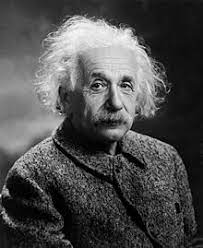
#> input picture Görüntü işleme/deneme.jpeg, 203 x 248 px
$ python 'Görüntü İşleme Ödev.py'
#> lines starting #> are read from the running program, lines starting #| are printed output that depends on the picture
from turtle import shape
import cv2
import matplotlib.pyplot as plt
import numpy as np
from numpy import zeros

foto=cv2.imread("deneme.jpeg", 0)
#> foto is the input picture: shape (248, 203); min 0, max 255, mean 77.2
hist=zeros(256)
[w,h]=foto.shape
#> w = 248; h = 203
for v in range(0,h):
    for u in range(0,w):
        i=foto[u,v]
        hist[i]+=1
#> after the loop, hist = 256 values, max 1548 at index 17, min 0 at index 250, mean 196.7
plt.plot(hist)
plt.show()
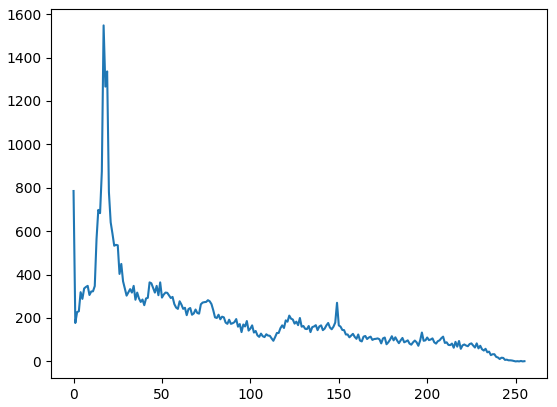
#> figure drawn by matplotlib, 1 panel; curve peaks at x = 17, y = 1548
